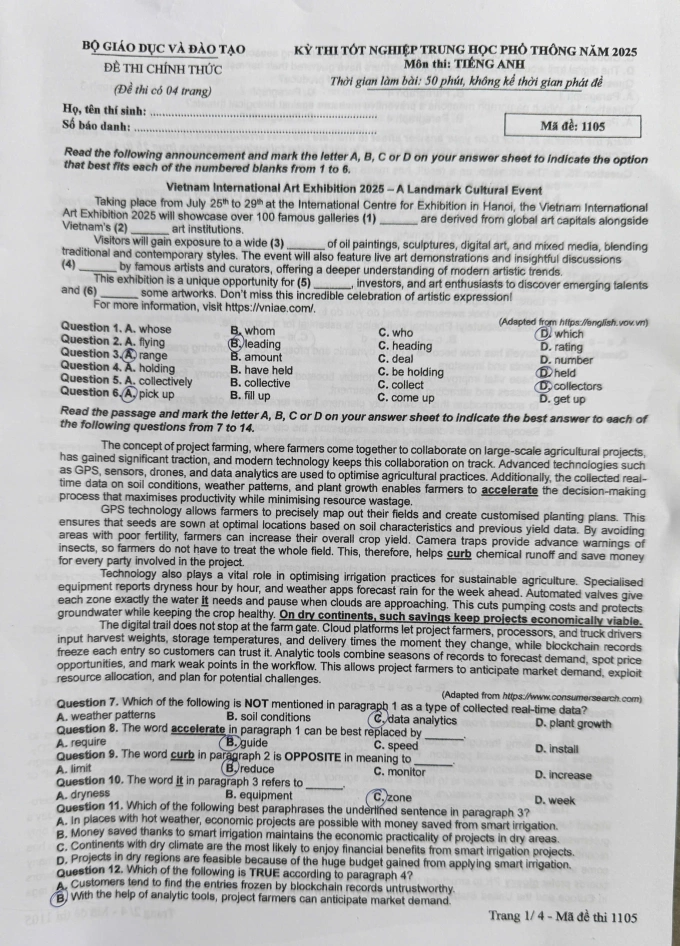
#> input picture data/input/page1.png, 680 x 946 px; its folder holds only this picture in this run
$ python -i diagram_extractor_20250809104416.py   (imports and definitions only)
#> lines starting #> are read from the running program, lines starting #| are printed output that depends on the picture; after the words box and inside, x2 and y2 are one past the last pixel; in counts of white or black regions, pixels touching at a corner belong together
"""
Diagram Extractor - Module nhận diện và cắt hình vẽ, bảng biểu từ ảnh
"""
import os
import cv2
import numpy as np
from pathlib import Path

class DiagramExtractor:
    """Class xử lý nhận diện và cắt hình vẽ từ ảnh"""

    def __init__(self, output_dir="data/images"):
        """
        Khởi tạo DiagramExtractor
        Args:
            output_dir: thư mục lưu ảnh kết quả
        """
        self.output_dir = output_dir
        self.ensure_dir(output_dir)

    @staticmethod
    def ensure_dir(path):
        """Tạo thư mục nếu chưa tồn tại"""
        Path(path).mkdir(parents=True, exist_ok=True)

    @staticmethod
    def equalize_histogram(gray_image):
        """Tăng tương phản để nét đậm hơn"""
        return cv2.equalizeHist(gray_image)

    @staticmethod
    def binarize_image(gray_image):
        """
        Nhị phân hóa ảnh để phát hiện các nét vẽ
        Args:
            gray_image: ảnh xám
        Returns:
            ảnh nhị phân với nét vẽ = 255, nền = 0
        """
        # Adaptive threshold để xử lý tốt với điều kiện ánh sáng khác nhau
        return cv2.adaptiveThreshold(
            gray_image, 255,
            cv2.ADAPTIVE_THRESH_GAUSSIAN_C,
            cv2.THRESH_BINARY_INV,
            31, 10
        )

    @staticmethod
    def post_process_mask(mask):
        """
        Làm mịn mask bằng morphological operations
        Args:
            mask: ảnh nhị phân
        Returns:
            mask đã được làm mịn
        """
        # Nối các nét đứt bằng close operation
        kernel = cv2.getStructuringElement(cv2.MORPH_RECT, (3, 3))
        closed = cv2.morphologyEx(mask, cv2.MORPH_CLOSE, kernel, iterations=1)

        # Loại bỏ noise nhỏ bằng open operation
        kernel_open = cv2.getStructuringElement(cv2.MORPH_RECT, (2, 2))
        opened = cv2.morphologyEx(closed, cv2.MORPH_OPEN, kernel_open, iterations=1)

        return opened

    @staticmethod
    def auto_trim_image(bgr_image):
        """
        Tự động cắt sát viền nội dung trong ảnh
        Args:
            bgr_image: ảnh BGR
        Returns:
            ảnh đã được cắt sát viền
        """
        gray = cv2.cvtColor(bgr_image, cv2.COLOR_BGR2GRAY)
        _, thresh = cv2.threshold(gray, 0, 255, cv2.THRESH_BINARY + cv2.THRESH_OTSU)

        # Tìm vùng không phải nền trắng
        non_zero = cv2.findNonZero(255 - thresh)
        if non_zero is None:
            return bgr_image

        x, y, w, h = cv2.boundingRect(non_zero)
        return bgr_image[y:y+h, x:x+w]

    def extract_diagrams(
        self,
        image_path,
        target_width=1600,
        min_size=80,
        max_area_ratio=0.3,
        aspect_range=(0.2, 4.0),
        solidity_range=(0.2, 0.9),
        padding=10
    ):
        """
        Nhận diện và cắt các hình vẽ, bảng biểu từ ảnh

        Args:
            image_path: đường dẫn ảnh input
            target_width: chiều rộng chuẩn hóa để xử lý
            min_size: kích thước tối thiểu (pixel)
            max_area_ratio: tỷ lệ diện tích tối đa so với ảnh gốc
            aspect_range: khoảng tỷ lệ khung hình hợp lệ (width/height)
            solidity_range: khoảng độ đặc của contour
            padding: đệm khi cắt

        Returns:
            tuple (preview_path, diagram_paths, stats)
        """
#> called with image_path = '../../data/input/page1.png', target_width = 1600, min_size = 80, max_area_ratio = 0.3, aspect_range = (0.2, 4), solidity_range = (0.2, 0.9), padding = 10
        print(f"🔍 Đang xử lý ảnh: {image_path}")

        # Đọc và resize ảnh
        original_image = cv2.imread(image_path)
#> original_image is the input picture: shape (946, 680, 3); mean B, G, R 185.4, 185.3, 185.1
        if original_image is None:
            raise FileNotFoundError(f"Không thể đọc ảnh: {image_path}")

        h0, w0 = original_image.shape[:2]
        scale = target_width / float(w0)
        resized_image = cv2.resize(
            original_image,
            (target_width, int(h0 * scale)),
            interpolation=cv2.INTER_AREA
        )

        print(f"📏 Kích thước gốc: {w0}x{h0}, đã resize: {target_width}x{int(h0 * scale)}")
#| 📏 Kích thước gốc: 680x946, đã resize: 1600x2225

        # Tiền xử lý ảnh
        gray = cv2.cvtColor(resized_image, cv2.COLOR_BGR2GRAY)
        gray = self.equalize_histogram(gray)
#> in equalize_histogram, `return cv2.equalizeHist(gray_image)`:
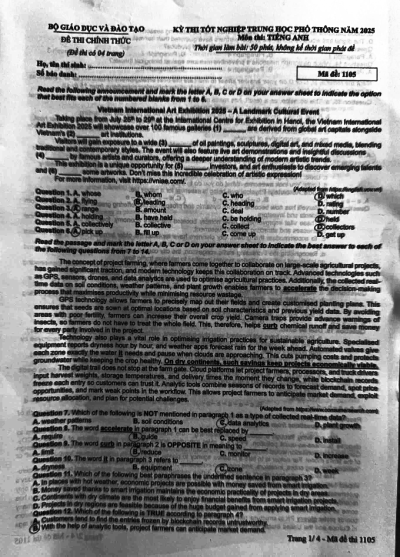
#> returned value: shape (2225, 1600) (shown at 1/4 size); min 0, max 255, mean 129.6
        mask = self.binarize_image(gray)
#> in binarize_image, `return cv2.adaptiveThreshold( gray_image, 255, cv2.ADAPTIVE_THRESH_GAU..`:
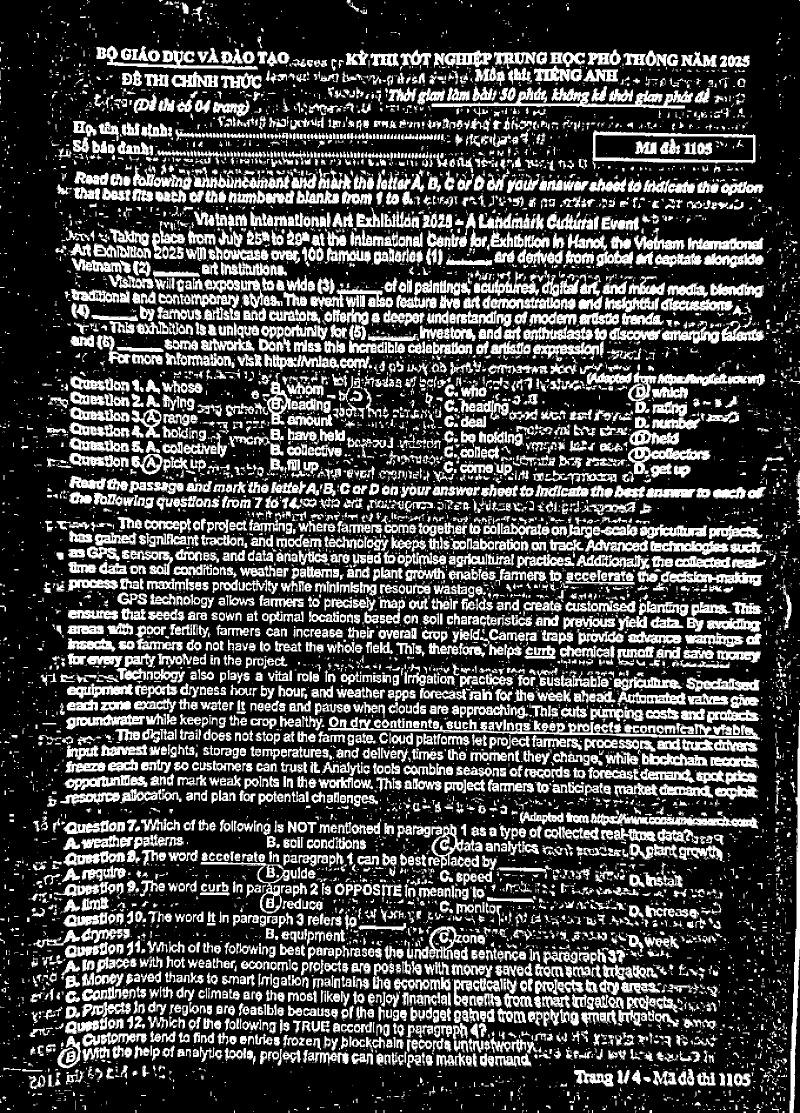
#> returned value: shape (2225, 1600) (shown at 1/2 size); 27.3% white; 10296 white regions (6566 under 20 px), largest, box (x1, y1, x2, y2) and area: (656, 1434, 1520, 1479) 6843, (863, 174, 1386, 217) 6692, (1579, 1420, 1600, 2225) 5654
        mask = self.post_process_mask(mask)
#> in post_process_mask, `opened = cv2.morphologyEx(closed, cv2.MORPH_OPEN, kernel_open, iterati..`:
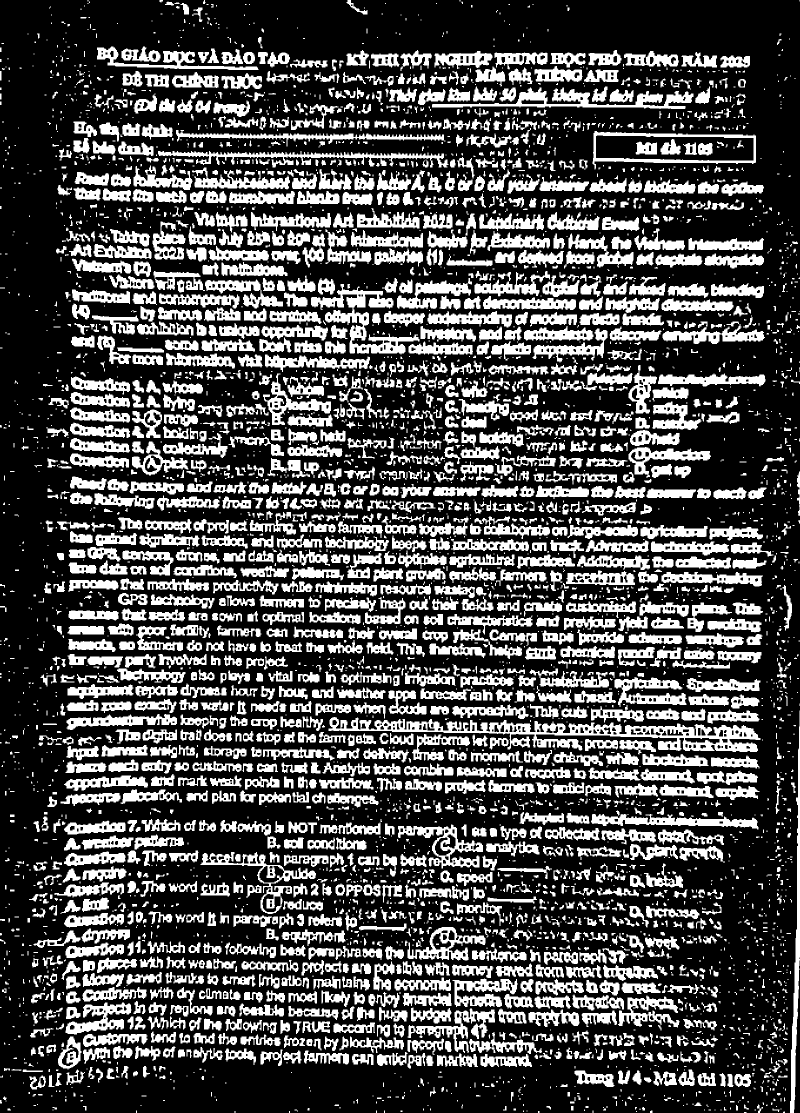
#> opened: shape (2225, 1600) (shown at 1/2 size); 30% white; 4679 white regions (2328 under 20 px)

        # Tìm contours
        contours, _ = cv2.findContours(mask, cv2.RETR_EXTERNAL, cv2.CHAIN_APPROX_SIMPLE)
#> contours = 4669 contours, 2748 with area under 20; largest, box (x1, y1, x2, y2) and area: (657, 1434, 1521, 1504) 21322, (1185, 262, 1512, 339) 18434, (622, 568, 839, 709) 8236, (864, 175, 1387, 218) 6812, (401, 1704, 632, 1828) 6362

        print(f"🔎 Tìm thấy {len(contours)} contours")
#| 🔎 Tìm thấy 4669 contours

        # Phân tích và lọc contours
        H, W = mask.shape
        valid_boxes = []
        valid_crops = []
        stats = {
            'total_contours': len(contours),
            'filtered_by_size': 0,
            'filtered_by_area': 0,
            'filtered_by_aspect': 0,
            'filtered_by_solidity': 0,
            'valid_diagrams': 0
        }
#> stats = {'total_contours': 4669, 'filtered_by_size': 0, 'filtered_by_area': 0, 'filtered_by_aspect': 0, 'filtered_by_solidity': 0, 'valid_diagrams': 0}

        for contour in contours:
            x, y, w, h = cv2.boundingRect(contour)
            area = w * h
            contour_area = cv2.contourArea(contour)

            # Lọc theo kích thước tối thiểu
            if w < min_size or h < min_size:
                stats['filtered_by_size'] += 1
                continue

            # Lọc theo diện tích tối đa (loại bỏ vùng text lớn)
            if area > max_area_ratio * H * W:
                stats['filtered_by_area'] += 1
                continue

            # Lọc theo tỷ lệ khung hình
            aspect_ratio = w / float(h)
            if not (aspect_range[0] <= aspect_ratio <= aspect_range[1]):
                stats['filtered_by_aspect'] += 1
                continue

            # Lọc theo độ đặc (solidity)
            solidity = contour_area / float(area + 1e-6)
            if not (solidity_range[0] <= solidity <= solidity_range[1]):
                stats['filtered_by_solidity'] += 1
                continue

            # Cắt vùng với padding
            x_start = max(0, x - padding)
            y_start = max(0, y - padding)
            x_end = min(W, x + w + padding)
            y_end = min(H, y + h + padding)

            crop = resized_image[y_start:y_end, x_start:x_end]
            crop = self.auto_trim_image(crop)

            # Kiểm tra kích thước sau khi trim
            if crop.shape[0] < min_size or crop.shape[1] < min_size:
                continue

            valid_boxes.append({
                'x': x_start, 'y': y_start,
                'width': x_end - x_start, 'height': y_end - y_start,
                'area': area, 'aspect_ratio': aspect_ratio, 'solidity': solidity
            })
            valid_crops.append(crop)
            stats['valid_diagrams'] += 1
#> this loop made 4669 passes
#> (area, contour_area) on passes 34, 43, 44: (42, 22.5), (63, 23), (63, 20.5)
#> after the loop, stats = {'total_contours': 4669, 'filtered_by_size': 4664, 'filtered_by_area': 0, 'filtered_by_aspect': 0, 'filtered_by_solidity': 0, 'valid_diagrams': 5}; valid_boxes = 5 items; valid_crops = 5 items

        print(f"✅ Tìm thấy {stats['valid_diagrams']} hình vẽ hợp lệ")
#| ✅ Tìm thấy 5 hình vẽ hợp lệ

        # Sắp xếp theo vị trí từ trên xuống dưới, trái sang phải
        if valid_boxes:
            # Sắp xếp theo y trước, sau đó theo x
            sorted_indices = sorted(
                range(len(valid_boxes)),
                key=lambda i: (valid_boxes[i]['y'], valid_boxes[i]['x'])
            )
#> sorted_indices = [4, 3, 2, 1, 0]
        else:
            sorted_indices = []

        # Tạo preview với các bounding boxes
        preview_image = resized_image.copy()
        for i, idx in enumerate(sorted_indices):
            box = valid_boxes[idx]
            # Vẽ rectangle với màu khác nhau
            color = [(0, 255, 0), (255, 0, 0), (0, 0, 255), (255, 255, 0), (255, 0, 255)][i % 5]
            cv2.rectangle(
                preview_image,
                (box['x'], box['y']),
                (box['x'] + box['width'], box['y'] + box['height']),
                color, 2
            )
            # Thêm số thứ tự
            cv2.putText(
                preview_image, str(i + 1),
                (box['x'] + 5, box['y'] + 25),
                cv2.FONT_HERSHEY_SIMPLEX, 0.8, color, 2
            )
#> this loop made 5 passes
#> (idx, color) on passes 1 to 5: (4, (0, 255, 0)), (3, (255, 0, 0)), (2, (0, 0, 255)), (1, (255, 255, 0)), (0, (255, 0, 255))
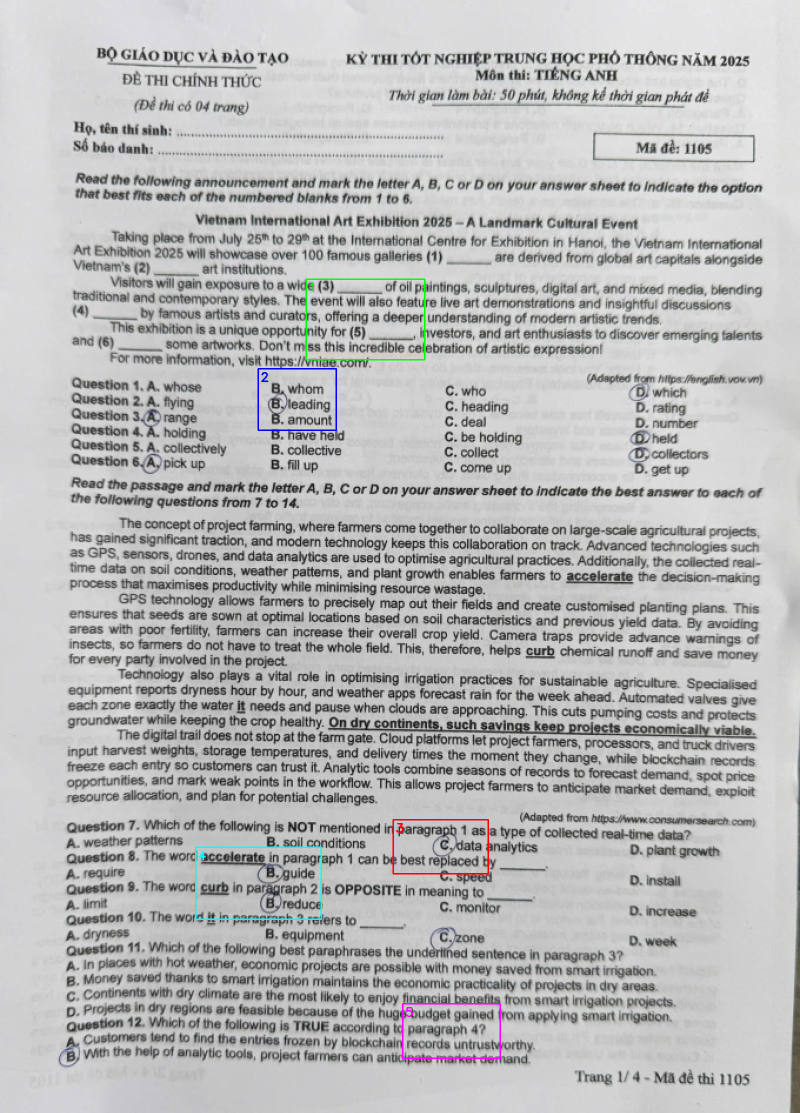
#> preview_image: shape (2225, 1600, 3) (shown at 1/2 size); mean B, G, R 185.2, 185.1, 184.8

        # Lưu preview
        base_name = Path(image_path).stem
        preview_path = os.path.join(self.output_dir, f"{base_name}_preview.png")
        cv2.imwrite(preview_path, preview_image)
        print(f"💾 Đã lưu preview: {preview_path}")

        # Lưu các diagram đã cắt
        diagram_paths = []
        for i, idx in enumerate(sorted_indices, 1):
            diagram_path = os.path.join(self.output_dir, f"{base_name}_diagram_{i:02d}.png")
            cv2.imwrite(diagram_path, valid_crops[idx])
            diagram_paths.append(diagram_path)
            print(f"💾 Đã lưu diagram {i}: {diagram_path}")
#> this loop made 5 passes
#> idx on passes 1 to 5: 4, 3, 2, 1, 0
#> (printed output is left out)
#> pass 1, in extract_diagrams, `cv2.imwrite(diagram_path, valid_crops[idx])`:
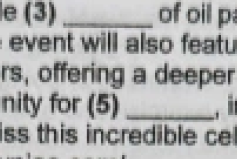
#> saved as page1_diagram_01.png: shape (159, 237, 3); mean B, G, R 174, 174.2, 173.7
#> pass 2, in extract_diagrams, `cv2.imwrite(diagram_path, valid_crops[idx])`:
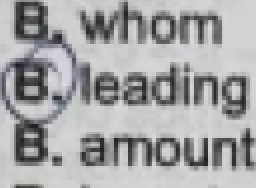
#> saved as page1_diagram_02.png: shape (94, 128, 3) (shown 2 times larger); mean B, G, R 165.7, 165, 165
#> after the loop, diagram_paths = ['data/images/page1_diagram_01.png', 'data/images/page1_diagram_02.png', 'data/images/page1_diagram_03.png', 'data/images/page1_diagram_04.png', 'data/images/page1_diagram_05.png']

        return preview_path, diagram_paths, stats

    # [46 lines left out: function extract_diagrams_from_folder, not called in this run]

>>> result = DiagramExtractor().extract_diagrams('../../data/input/page1.png')

$ run again, on data/input/page2.png
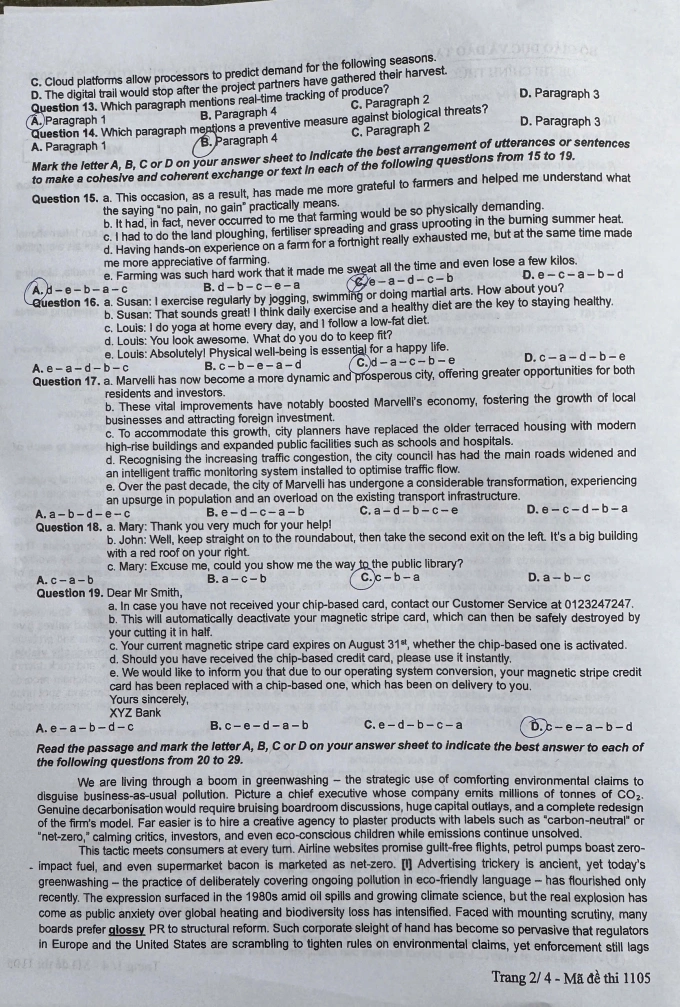
#> input picture data/input/page2.png, 680 x 1007 px
#> in extract_diagrams, original_image is the input picture: shape (1007, 680, 3); mean B, G, R 183.9, 178.9, 176.6
#| 📏 Kích thước gốc: 680x1007, đã resize: 1600x2369
#> closed: shape (2369, 1600); 30.5% white; 10126 white regions (6540 under 20 px), largest, box (x1, y1, x2, y2) and area: (59, 242, 231, 329) 7191, (447, 289, 631, 398) 5934, (755, 809, 970, 903) 5696
#> opened: shape (2369, 1600); 30.1% white; 8243 white regions (4517 under 20 px)
#> contours = 8232 contours, 5398 with area under 20; largest, box (x1, y1, x2, y2) and area: (60, 243, 232, 330) 7598, (448, 290, 632, 399) 6922, (756, 810, 971, 904) 6518, (735, 619, 910, 714) 5104, (968, 1821, 1105, 1942) 5032
#| 🔎 Tìm thấy 8232 contours
#> in extract_diagrams, `stats = { 'total_contours': len(contours), 'filtered_by_size': 0, 'fil..`: stats = {'total_contours': 8232, 'filtered_by_size': 0, 'filtered_by_area': 0, 'filtered_by_aspect': 0, 'filtered_by_solidity': 0, 'valid_diagrams': 0}
#> the loop in extract_diagrams, `for contour in contours:` made 8232 passes
#> (area, contour_area) on passes 10, 30, 44: (48, 21), (161, 70.5), (108, 28)
#> after the loop in extract_diagrams, `for contour in contours:`: stats = {'total_contours': 8232, 'filtered_by_size': 8223, 'filtered_by_area': 0, 'filtered_by_aspect': 0, 'filtered_by_solidity': 1, 'valid_diagrams': 7}; valid_boxes = 7 items
#| ✅ Tìm thấy 7 hình vẽ hợp lệ
#> sorted_indices = [6, 5, 4, 3, 2, 1, 0]
#> the loop in extract_diagrams, `for i, idx in enumerate(sorted_indices):` made 7 passes
#> (idx, color) on passes 1 to 7: (6, (0, 255, 0)), (5, (255, 0, 0)), (4, (0, 0, 255)), (3, (255, 255, 0)), (2, (255, 0, 255)), (1, (0, 255, 0)), (0, (255, 0, 0))
#> after the loop in extract_diagrams, `for i, idx in enumerate(sorted_indices):`:
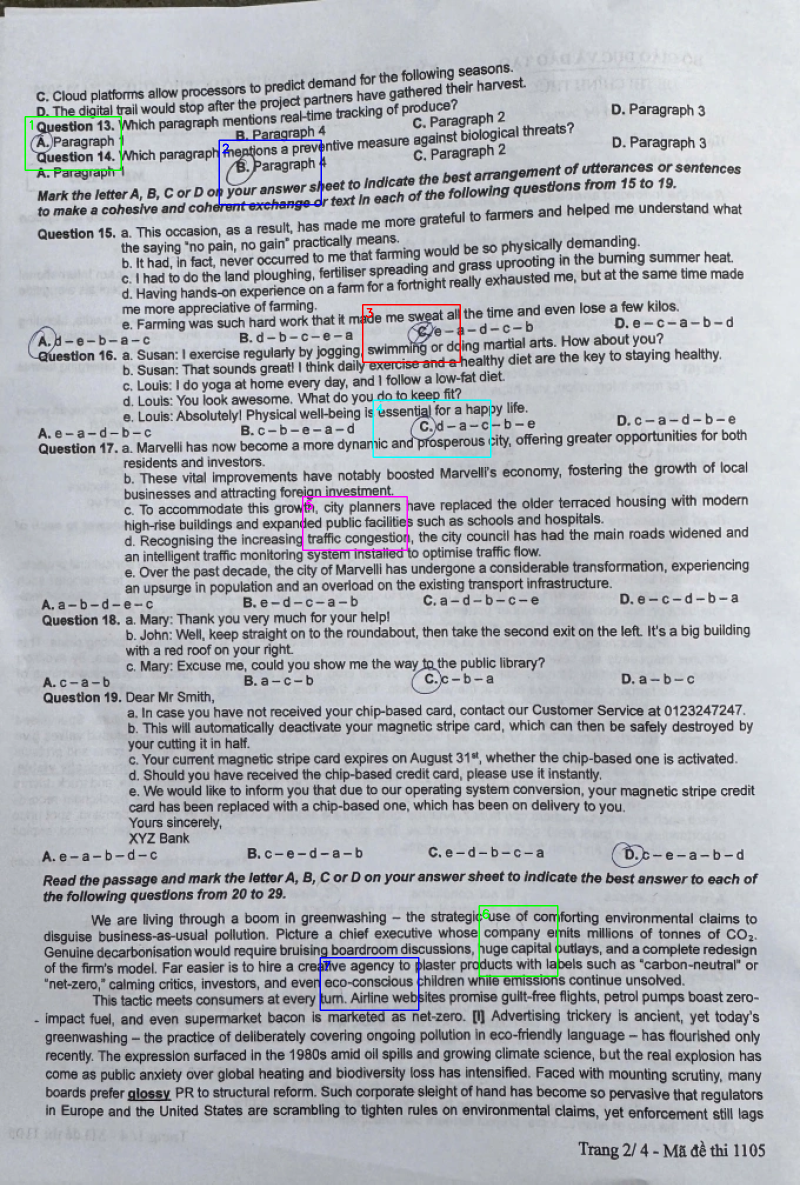
#> preview_image: shape (2369, 1600, 3) (shown at 1/2 size); mean B, G, R 183.7, 178.6, 176.2
#> the loop in extract_diagrams, `for i, idx in enumerate(sorted_indices, 1):` made 7 passes
#> idx on passes 1 to 7: 6, 5, 4, 3, 2, 1, 0
#> (printed output is left out)
#> pass 2, in extract_diagrams, `cv2.imwrite(diagram_path, valid_crops[idx])`:
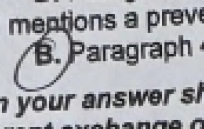
#> saved as page2_diagram_02.png: shape (129, 204, 3); mean B, G, R 175.1, 170.1, 168.2
#> after the loop in extract_diagrams, `for i, idx in enumerate(sorted_indices, 1):`: diagram_paths = ['data/images/page2_diagram_01.png', 'data/images/page2_diagram_02.png', 'data/images/page2_diagram_03.png', 'data/images/page2_diagram_04.png', 'data/images/page2_diagram_05.png', 'data/images/page2_diagram_06.png', 'data/images/page2_diagram_07.png']
